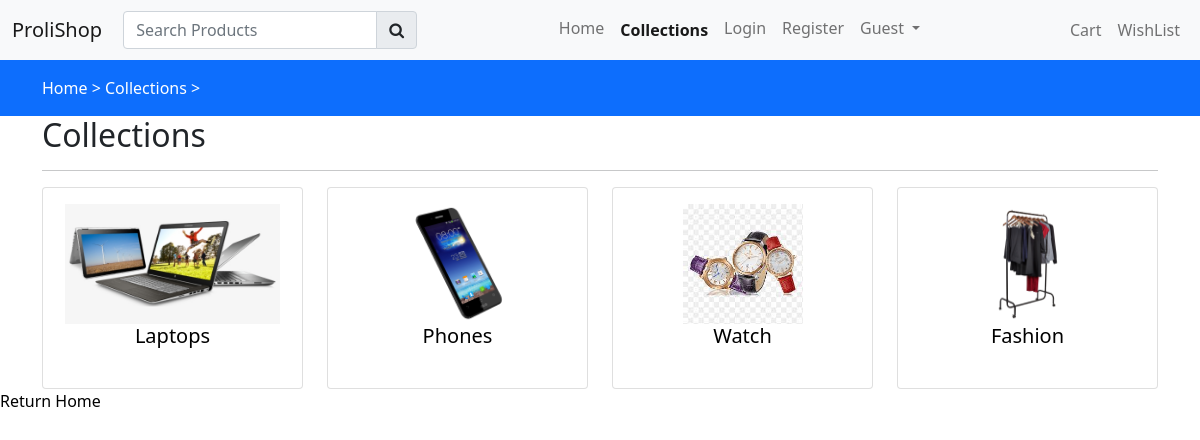
The page /shopping/collections on the database its author committed.
### ecom/models.py (models this page shows, shortened)
class Category(models.Model):
    slug = models.CharField(max_length=150, null=False, blank=False)
    name = models.CharField(max_length=150, null=False, blank=False)
    image = models.ImageField(upload_to=get_file_path, null=True, blank=True)
    description = models.TextField(max_length=500, null=False, blank=True)
    status = models.BooleanField(default=False, help_text="0-default, 1=Hidden")
    trending = models.BooleanField(default=False, help_text="0-default, 1=trending")
    meta_title = models.CharField(max_length=150, null=False, blank=False)
    meta_keywords = models.CharField(max_length=150, null=False, blank=False)
    meta_description = models.TextField(max_length=500, null=False, blank=True)
    created_at = models.DateTimeField(auto_now_add=True)

### ecom/views.py (the view)
# urls.py: path('collections', views.collections, name="collections"),
def collections(request):
    collections = Category.objects.filter(status=0)
    return render(request, "ecom/collections.html", {
        'collections':collections
    })

### ecom/templates/ecom/collections.html
{% extends "ecom/layout.html" %}
{% load static %}
{% block css %}
<link rel="stylesheet" href="{% static 'ecom/style.css' %}">
{% endblock %}
{% block body %}
<div class="container-sm">
    <div class="row">
        <div class="col-md-12">
            <h2>Collections</h2>
            <hr>
            <div class="row">
                {% for item in collections %}
                <div class="col-sm-3 text-center">
                    <div class="card">
                        <a href="{% url 'ecom:collectionview' item.slug %}">
                            <div class="card-body mb-3 box-shadow h-100">
                                <div class="category-image">
                                    <img class="mw-100 img-fluid img1" src="{{item.image.url}}" alt="Category Image">
                                </div>
                                <h5 class="text-center"> {{ item.name }} </h5>
                            </div>
                        </a>
                    </div>
                </div>
                {% endfor %}
            </div>
        </div>
    </div>
</div>
<a href="{% url 'ecom:index' %}">Return Home</a>
{% endblock %}

### ecom/static/ecom/style.css (style rules this page uses)
a { text-decoration: none; color: #000; }
.img1 { height: 120px; width: auto; }

### rows shown on the page
Category: image (picture), name "Laptops"
Category: image (picture), name "Phones"
Category: image (picture), name "Watch"
Category: image (picture), name "Fashion"
